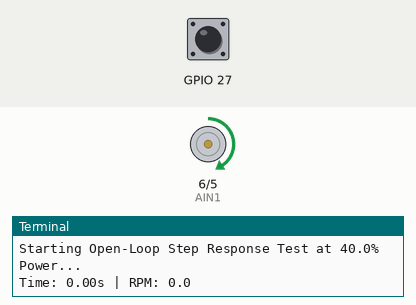
Simulated run of this program. Board: Raspberry Pi (BCM pin numbers). Parts: motor-driver pin pairs drawn as motors (green arrow = first pin HIGH = forward, orange = second pin HIGH = backward, longer = more drive, scaled by the enable pin), the last lines printed to the terminal. The test bench sets the inputs (shaded band); at power-on: GPIO 27 HIGH. Files the program writes start out absent; the clock reads 2024-03-15 10:24:30 at power-on unless the program sets it. At 3.0 s the program stops and its outputs stay as they are.

Above: at 0.1 s.
At 3.1 s:
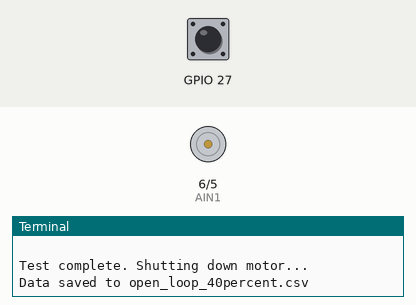
Timing chart, 0 to 4.5 s (numbered marks = the images above):
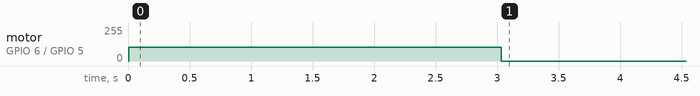

Measured:
- by itself, motor on GPIO 6 (AIN1) / GPIO 5 (AIN2): stopped → forward 102/255 at 0.01 s, → stopped 3.0 s later

The program:

open_loop.py
```python
import pigpio
import time
import csv

# --- PINS & SETTINGS ---
PWMA = 18; AIN1 = 6; AIN2 = 5
ENC_A = 27; ENC_B = 17
PPR = 350.0

# TEST PARAMETERS
TEST_PWM_PERCENT = 40.0  # We will change this for each test!
TEST_DURATION = 3.0      # Run for 3 seconds

# --- SETUP ---
pi = pigpio.pi()
if not pi.connected:
    exit("Error: Could not connect to pigpiod.")

for pin in [PWMA, AIN1, AIN2]: pi.set_mode(pin, pigpio.OUTPUT)
for pin in [ENC_A, ENC_B]:
    pi.set_mode(pin, pigpio.INPUT)
    pi.set_pull_up_down(pin, pigpio.PUD_UP)

# --- ENCODER LOGIC ---
encoder_count = 0
def encoder_cb(gpio, level, tick):
    global encoder_count
    encoder_count += 1
pi.callback(ENC_A, pigpio.RISING_EDGE, encoder_cb)

# --- START TEST ---
pwm_val = int((TEST_PWM_PERCENT / 100.0) * 255)
filename = f"open_loop_{int(TEST_PWM_PERCENT)}percent.csv"

print(f"Starting Open-Loop Step Response Test at {TEST_PWM_PERCENT}% Power...")

with open(filename, mode='w', newline='') as file:
    writer = csv.writer(file)
    writer.writerow(["Time (s)", "PWM %", "RPM"])

    # Turn motor ON (Forward)
    pi.write(AIN1, 1); pi.write(AIN2, 0)
    pi.set_PWM_dutycycle(PWMA, pwm_val)

    start_time = time.time()
    last_time = start_time

    try:
        while True:
            current_time = time.time()
            elapsed_time = current_time - start_time
            dt = current_time - last_time

            if elapsed_time > TEST_DURATION:
                break # Stop the test after 3 seconds

            time.sleep(0.05) # Sample very fast (20 Hz) to catch the acceleration curve

            rpm = (encoder_count * 60.0) / (PPR * dt)
            encoder_count = 0

            writer.writerow([round(elapsed_time, 3), TEST_PWM_PERCENT, round(rpm, 1)])
            print(f"Time: {elapsed_time:.2f}s | RPM: {rpm:.1f}")

            last_time = current_time

    finally:
        print("\nTest complete. Shutting down motor...")
        pi.write(AIN1, 0); pi.write(AIN2, 0)
        pi.set_PWM_dutycycle(PWMA, 0)
        pi.stop()
        print(f"Data saved to {filename}")
```
